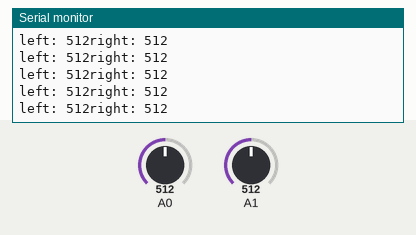
Bench run of a sketch on a simulated Arduino Uno, built with avr-gcc and run on an emulated ATmega328P. Shown: the last lines printed to the serial monitor. The inputs (shaded band) are chosen by the test bench; at power-on: A1 = 512, A0 = 512.

Above: at 1.2 s.
1.3 s: A1 set to 108
At 1.8 s:
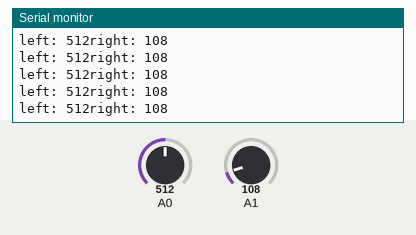
2.8 s: A1 set to 92
At 3.5 s:
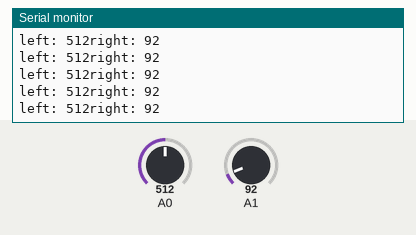
5.8 s: A0 set to 109
At 6.6 s:
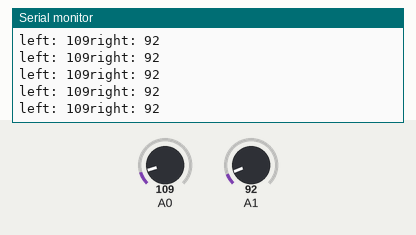
8.8 s: A0 set to 90
At 9.6 s:
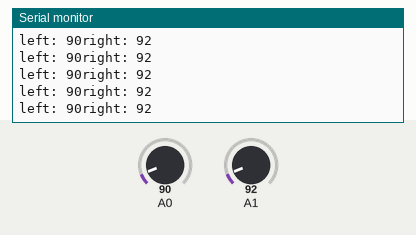
Timing chart, 0 to 11.8 s (numbered marks = the images above; inputs shaded):
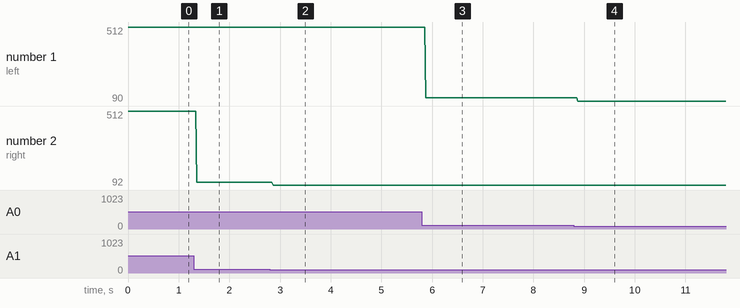

The sketch:

LineSensorTest.ino
```cpp
#include <RedBot.h>

RedBotSensor LeftSensor = RedBotSensor(A0);
RedBotSensor RightSensor = RedBotSensor(A1);

void setup() {
  // put your setup code here, to run once:
Serial.begin(9600);
}

void loop() {
  // put your main code here, to run repeatedly:
Serial.print("left: ");
Serial.print(LeftSensor.read());
Serial.print("right: ");
Serial.println(RightSensor.read());

delay(10);


}
```

Measured:
- after the input at 1.3 s, the serial monitor: prints a new line after 0.05 s (image 1)
- after the input at 2.8 s, the serial monitor: prints a new line after 0.06 s (image 2)
- after the input at 5.8 s, the serial monitor: prints a new line after 0.08 s (image 3)
- after the input at 8.8 s, the serial monitor: prints a new line after 0.07 s (image 4)
- plotted number 1: 512 → 109 after the input at 5.8 s, 109 → 90 after the input at 8.8 s
- plotted number 2: 512 → 108 after the input at 1.3 s, 108 → 92 after the input at 2.8 s
